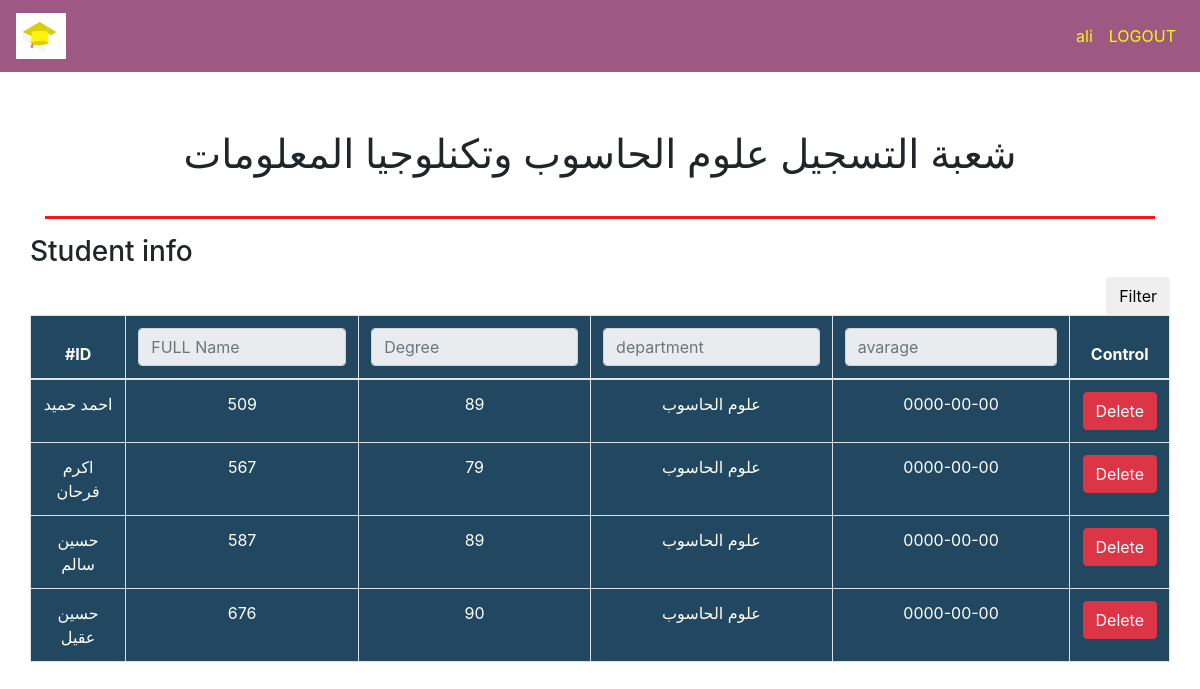
/department.php?do=viwe (signed in), run on the app's committed database.
### tables this page shows
CREATE TABLE `college` (
  `id_college` int(11) NOT NULL,
  `name_college` varchar(50) NOT NULL,
  `description` varchar(225) NOT NULL
);

CREATE TABLE `student` (
  `id_student` int(11) NOT NULL,
  `full_name` varchar(50) NOT NULL,
  `total` int(100) NOT NULL,
  `avarage` int(11) NOT NULL,
  `year` date NOT NULL,
  `id_college` int(11) NOT NULL,
  `id_departement` int(11) NOT NULL
);

CREATE TABLE `department` (
  `id_department` int(11) NOT NULL,
  `name_department` varchar(100) NOT NULL,
  `description` varchar(225) NOT NULL,
  `id_college` int(11) NOT NULL
);

### inc/function/function.php (called while the page is built, shortened)
<?php
function fetch($select, $table,$value) {
    global $conn;
    $query="SELECT $select FROM $table WHERE id_college='$value' LIMIT 1 ";
    $result=mysqli_query($conn,$query);
    $row=mysqli_fetch_all($result,MYSQLI_ASSOC);
    return $row;
}

### department.php (the view, shortened to what this page needs)
<?php
include 'init.php';
?>
<?php
$college=$_SESSION['college'];
$namecollege=fetch('name_college','college',$college);
foreach ($namecollege as $coll){
 $do = isset($_GET['do']) ? $_GET['do'] : 'manage';
 if($do=='manage'){
   ?>
    <div class="formBox">
    <div class="row">
    <div class="container text-center">
         <h1> شعبة التسجيل <?php echo $coll['name_college'] ?></h1>
             <?php echo msg(); ?>
                       <?php $errors=er(); ?>
              <?php errors_function($errors);
             ?>
                 </div>
           </div>
    <div class="home-stats">
          <div class="container text-center">
              <div class="row">
              <div class="col-md-6">
                      <div class="stat st-members">
                          <i class="fa fa-user-plus"></i>
                          <div class="info">
                            Total student /add student
                              <span>
                                  <a href="?do=add"><?php
                                  echo countItems('student',$college);
                                  ?> </a>
                              </span>
                          </div>
                      </div>
                  </div>
                  <div class="col-md-6">
                      <div class="stat st-pending">
                          <i class="fa fa-graduation-cap"></i>
                          <div class="info">
                             Total student/show student info
                              <span>
                                <a href="?do=viwe"><?php echo countItems('student',$college) ?></a>
                                  </a>
                              </span>
                          </div>
                      </div>
                  </div>
             </div>
        </div>
   </div>
    <?php
 }elseif($do=='viwe'){
?>
    <div class="formBox">
    <div class="row">
    <div class="container text-center">
                     <br>
                     <h1> شعبة التسجيل <?php echo $coll['name_college'] ?></h1>
                 </div>
             </div>
       <?php
      $query="SELECT student.*, college.name_college
      AS College_Name, department.name_department AS department
      FROM student INNER JOIN college ON college.id_college=student.id_college
      INNER JOIN department ON department.id_department=student.id_departement
      WHERE(student.id_college=$college)";
         $result=mysqli_query($conn,$query);
         if(mysqli_num_rows($result)>0)
         {
      ?>
    <div class="container">
    <hr style="border-top: 3px solid rgb(241, 25, 25)";>
    <div class="row">
        <div class="panel panel-primary filterable">
            <div class="panel-heading">
                <h3 class="panel-title">Student info</h3>
                <div class="pull-right">
                    <button class="btn btn-default btn-xs btn-filter"><span class="glyphicon glyphicon-filter"></span> Filter</button>
                </div>
            </div>
            <table id="testTable"
            class="main-table text-center table table-bordered"
            style="background-color:#214860; color:#fff;"
            >
                <thead>
                    <tr class="filters" style="background-color:#214860; color:#fff;">
                        <th>#ID</th>
                        <th><input type="text" class="form-control" placeholder="FULL Name" disabled></th>
                        <th><input type="text" class="form-control" placeholder="Degree" disabled></th>
                        <th><input type="text" class="form-control" placeholder="department" disabled></th>
                        <th><input type="text" class="form-control" placeholder="avarage" disabled></th>
                        <th>Control</th>
                    </tr>
                </thead>
                <tbody>
                <?php
						while($row=mysqli_fetch_assoc($result)){
                            echo "<tr>";
                            echo "<td>" . $row['full_name'] . "</td>";
                            echo "<td>" . $row['total'] . "</td>";
                            echo "<td>" . $row['avarage'] . "</td>";
                            echo "<td>" . $row['department'] ."</td>";
                            echo "<td>" . $row['year'] . "</td>";
                            echo "<td>
                                <a href='?do=Delete&student_id=".$row['id_student']. "' class='btn btn-danger confirm s><i class='fa fa-close'></i> Delete </a>
                                </td>";
                        echo "</tr>";
                    }
                }
                ?>
                </tbody>
            </table>
        </div>
    </div>
</div>
 </div>
<?php
    }
}
include $tpl  .'footer.php';
?>

### layoutp/css/backend.css (style rules this page uses)
body { perspective: 600px; }
.formBox { margin: 1% auto; }
.formBox h1 { margin: 2% auto; }

### data on the page
college: name_college "علوم الحاسوب وتكنلوجيا المعلومات"
student: full_name "احمد حميد", total "509", avarage "89", id_departement.name_department "علوم الحاسوب", year "0000-00-00"
student: full_name "اكرم فرحان", total "567", avarage "79", id_departement.name_department "علوم الحاسوب", year "0000-00-00"
student: full_name "حسين سالم", total "587", avarage "89", id_departement.name_department "علوم الحاسوب", year "0000-00-00"
student: full_name "حسين عقيل", total "676", avarage "90", id_departement.name_department "علوم الحاسوب", year "0000-00-00"

### other printed values
$_SESSION['username'] "ali"
